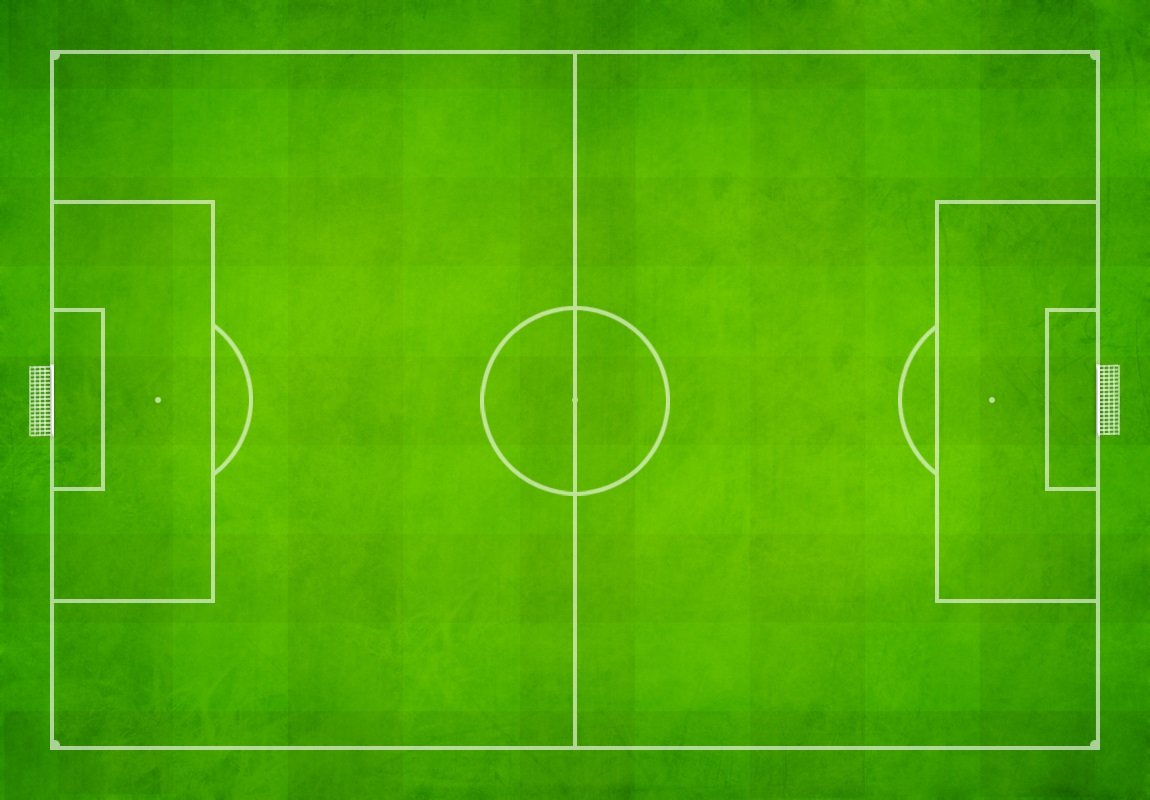
#> input picture hough_transform/pitch.jpg, 1150 x 800 px
$ python code.py
#> lines starting #> are read from the running program, lines starting #| are printed output that depends on the picture; after the words box and inside, x2 and y2 are one past the last pixel; in counts of white or black regions, pixels touching at a corner belong together
import cv2
import numpy as np
import math
from tqdm import trange

img=cv2.imread("pitch.jpg")
#> img is the input picture: shape (800, 1150, 3); mean B, G, R 6.4, 171, 81.7
gray = cv2.cvtColor(img, cv2.COLOR_BGR2GRAY)
threshold_energy = 150
threhold_H = 95

def energy(img):
    dx = img[1:, :] - img[:-1,:]
    dy = img[:, 1:] - img[:, :-1]
    dx = np.append(dx, img[-1:, :], axis = 0)
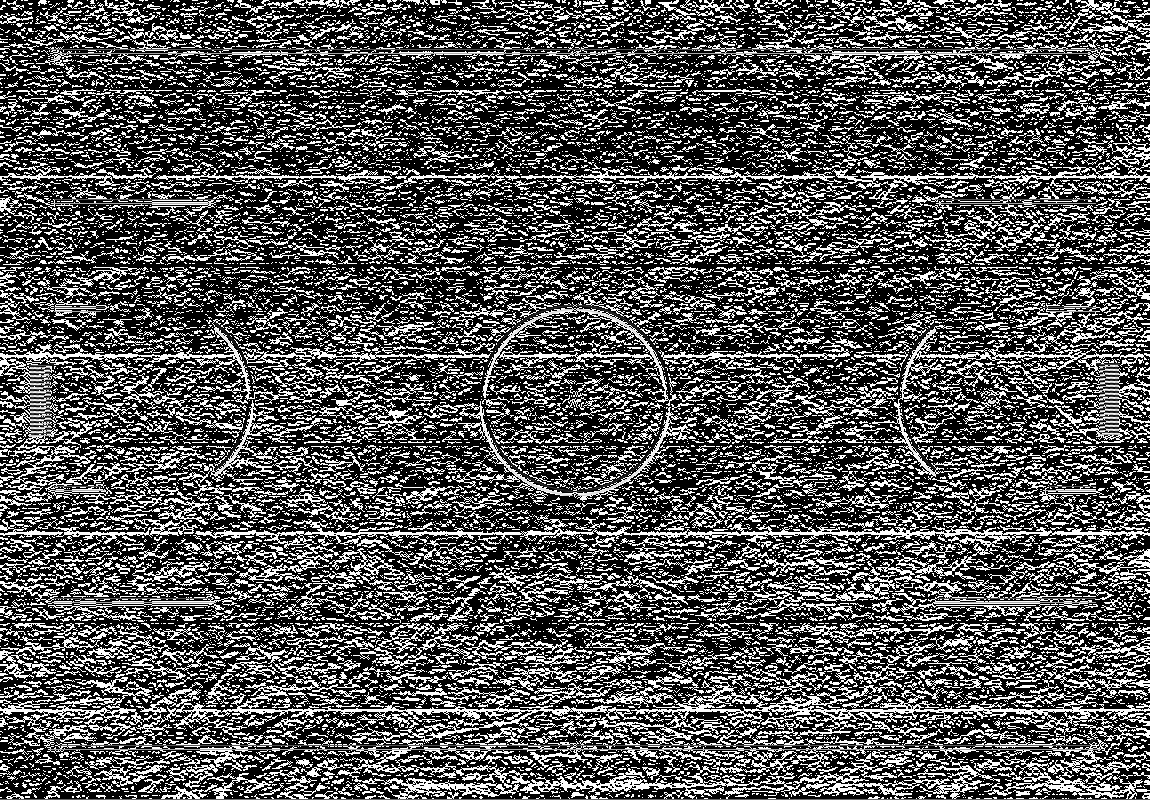
#> dx: shape (800, 1150); min 0, max 255, mean 85.1
    dy = np.append(dy, img[:, -1].reshape(-1, 1), axis = 1)
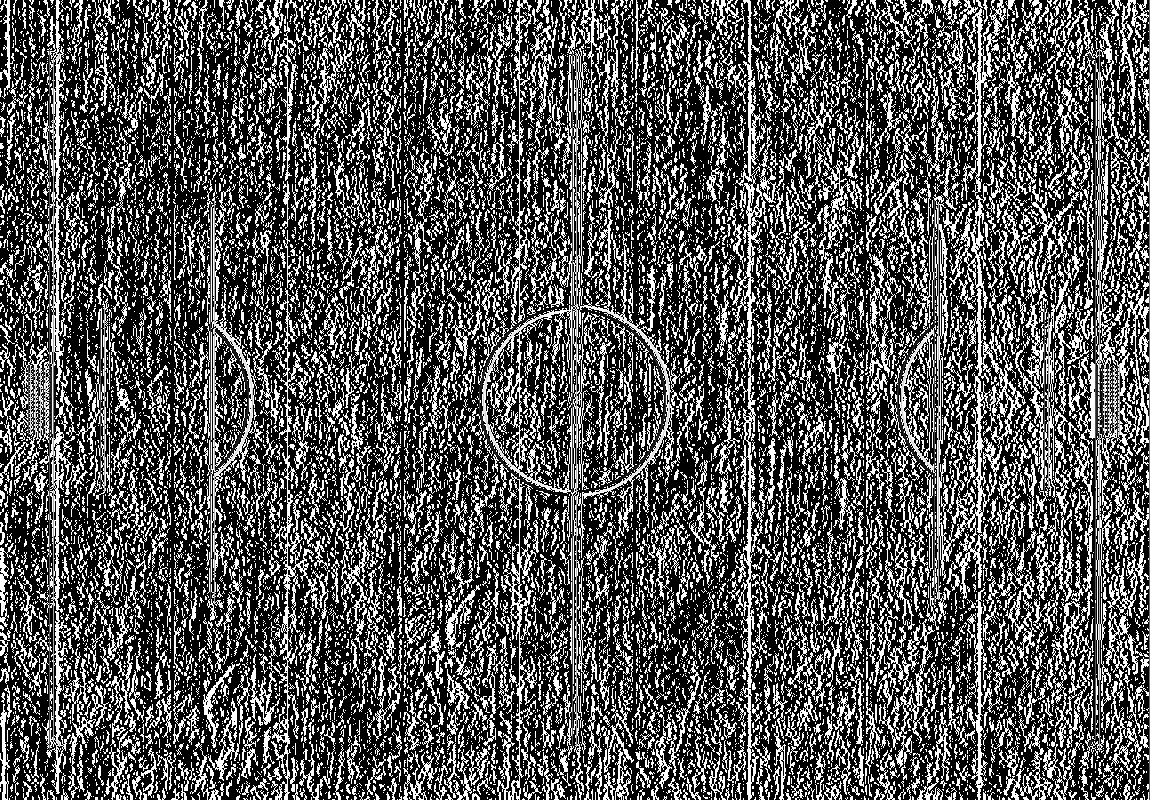
#> dy: shape (800, 1150); min 0, max 255, mean 85.1
    f = np.array(np.sqrt(dx**2 + dy**2), dtype = 'float32')
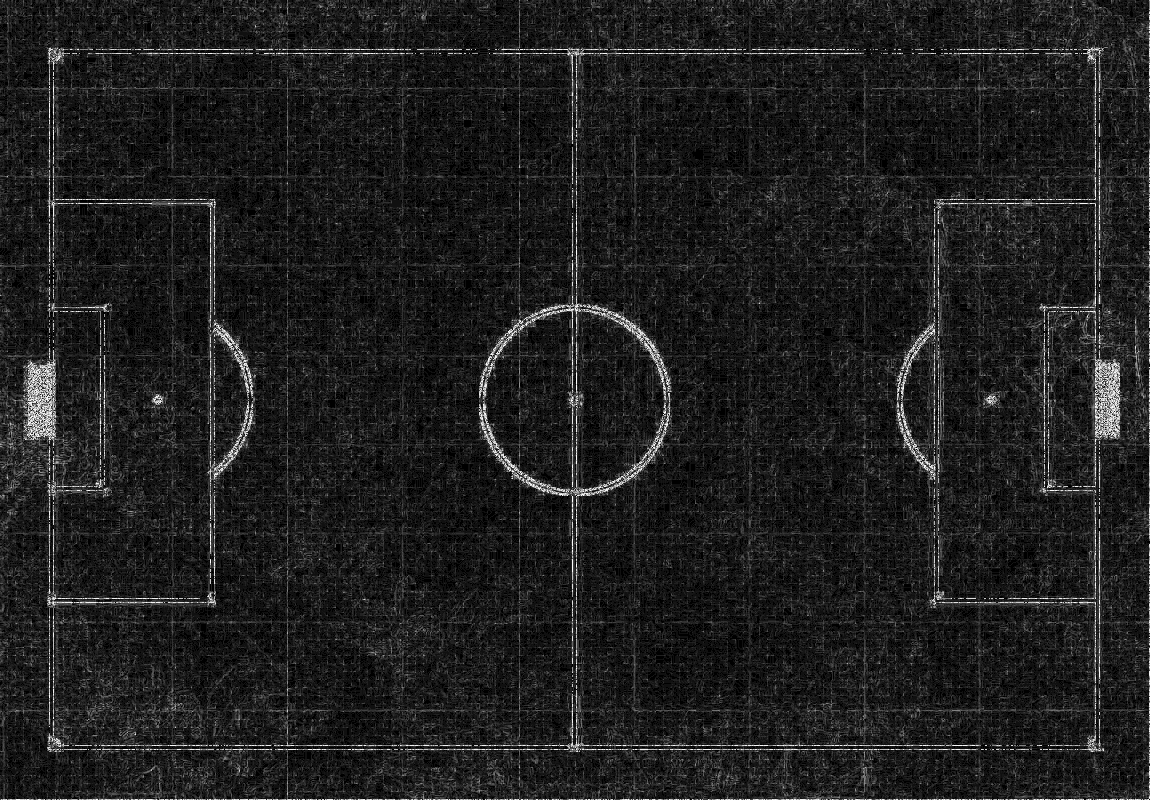
#> f: shape (800, 1150) float32; min 0, max 15.91, mean 1.92; drawn with min black and max white
    f = 255 * (f-f.min())/(f.max()-f.min())
    f = np.uint8(f)
    return f

def accumulate(t1,t2):
    energy_map = energy(gray)
    h,w = energy_map.shape
#> h = 800; w = 1150
    d = int(math.sqrt(h**2 + w**2)) #diagonal line
#> d = 1400
    theta_range = np.arange(0,180,1)

    #Vectorized
    sin = np.sin(np.deg2rad(theta_range))
    cos = np.cos(np.deg2rad(theta_range))
    line_idx = np.where(energy_map > t1)
#> line_idx = 15228 positions, rows 0 to 799, columns 0 to 1149
    x_cos = np.dot(line_idx[1].reshape((-1,1)),cos.reshape((1,-1)))
    y_sin = np.dot(line_idx[0].reshape((-1,1)),sin.reshape((1,-1)))
    p = (x_cos + y_sin).astype('int')
    H = np.zeros(((2*d)+1, len(theta_range)), dtype=np.uint8)

    for i in trange(len(theta_range)):
        pro,counts = np.unique(p[:,i], return_counts=True)
        H[pro,i] = counts
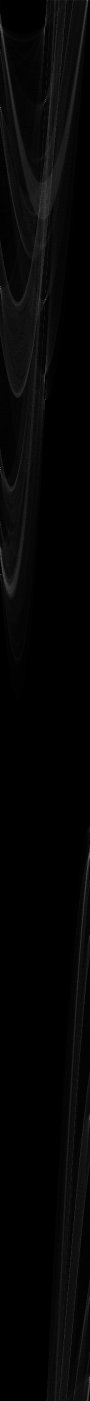
#> H: shape (2801, 180) (shown at 1/2 size); min 0, max 245, mean 5.4
    H_points = np.where(H >t2)
#> H_points = 66 positions, rows 0 to 2762, columns 0 to 179
    return H_points

H_points=accumulate(threshold_energy,threhold_H)
#> H_points = 66 positions, rows 0 to 2762, columns 0 to 179
for pros,theta in zip(H_points[0],H_points[1]):
    a = np.cos(np.deg2rad(theta))
    b = np.sin(np.deg2rad(theta))
    x0 = a*pros
    y0 = b*pros
    x1 = int(x0 + 1500*(-b))
    y1 = int(y0 + 1500*(a))
    x2 = int(x0 - 1500*(-b))
    y2 = int(y0 - 1500*(a))
    cv2.line(img, (x1,y1), (x2,y2), (0,0,255), 3, cv2.LINE_AA)
#> this loop made 66 passes
#> (pros, theta, a, b, x0, y0, x1, y1) on passes 1 to 12: (0, 173, -0.993, 0.122, 0, 0, -182, -1488), (0, 174, -0.995, 0.105, 0, 0, -156, -1491), (0, 175, -0.996, 0.0872, 0, 0, -130, -1494), (49, 0, 1, 0, 49, 0, 49, 1500), (49, 90, 6.12e-17, 1, 3e-15, 49, -1500, 49), (53, 0, 1, 0, 53, 0, 53, 1500), (53, 1, 1, 0.0175, 52.99, 0.925, 26, 1500), (53, 90, 6.12e-17, 1, 3.25e-15, 53, -1500, 53), (54, 1, 1, 0.0175, 53.99, 0.942, 27, 1500), (55, 1, 1, 0.0175, 54.99, 0.96, 28, 1500), (56, 1, 1, 0.0175, 55.99, 0.977, 29, 1500), (56, 2, 0.999, 0.0349, 55.97, 1.95, 3, 1501)
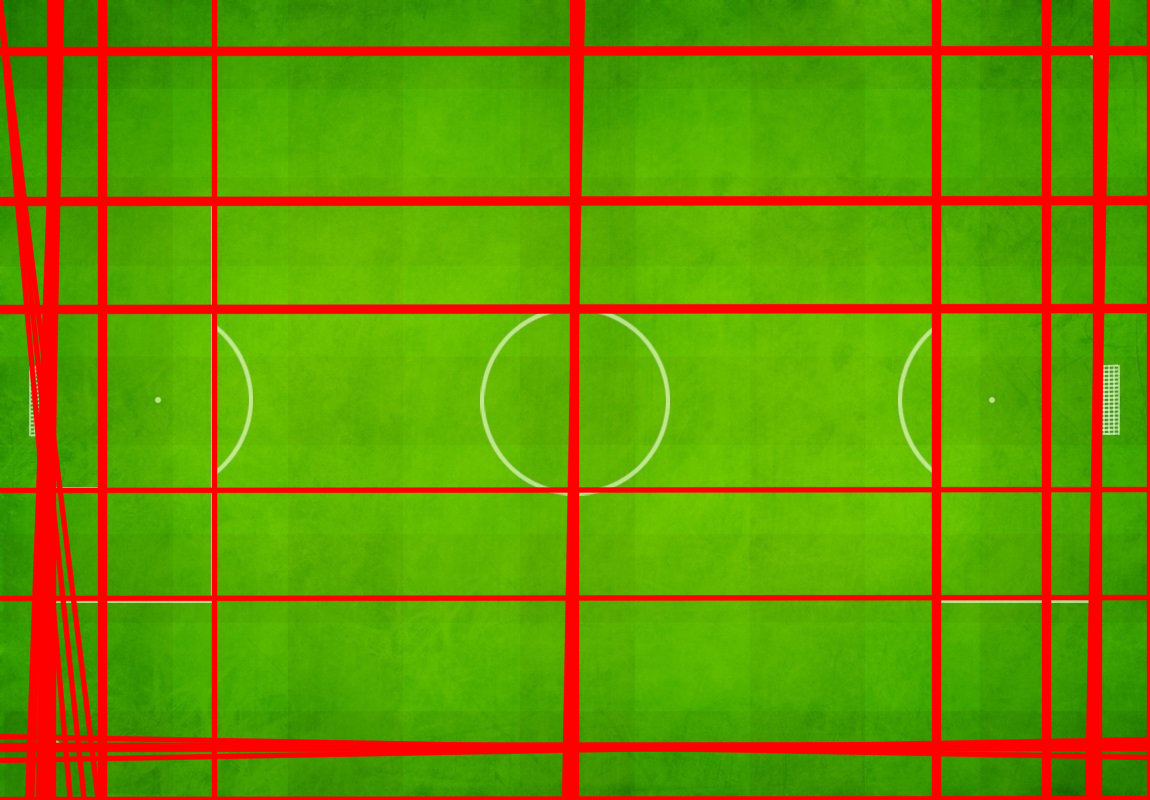
#> img: shape (800, 1150, 3); 17.13% of pixels changed, all inside (x1, y1, x2, y2) = (0, 0, 1150, 800)
cv2.imshow('Detect',img)
cv2.waitKey(0)
